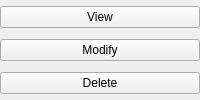
                   <widget class="QWidget" name="widget_4" native="true">
                    <property name="sizePolicy">
                     <sizepolicy hsizetype="Fixed" vsizetype="Preferred">
                      <horstretch>0</horstretch>
                      <verstretch>0</verstretch>
                     </sizepolicy>
                    </property>
                    <property name="minimumSize">
                     <size>
                      <width>110</width>
                      <height>0</height>
                     </size>
                    </property>
                    <layout class="QVBoxLayout" name="verticalLayout_9">
                     <property name="spacing">
                      <number>5</number>
                     </property>
                     <property name="leftMargin">
                      <number>0</number>
                     </property>
                     <property name="topMargin">
                      <number>0</number>
                     </property>
                     <property name="rightMargin">
                      <number>0</number>
                     </property>
                     <property name="bottomMargin">
                      <number>0</number>
                     </property>
                     <item>
                      <widget class="QPushButton" name="ViewStaff">
                       <property name="text">
                        <string>View</string>
                       </property>
                      </widget>
                     </item>
                     <item>
                      <widget class="QPushButton" name="ModifyStaff">
                       <property name="text">
                        <string>Modify</string>
                       </property>
                      </widget>
                     </item>
                     <item>
                      <widget class="QPushButton" name="DeleteStaff">
                       <property name="text">
                        <string>Delete</string>
                       </property>
                      </widget>
                     </item>
                    </layout>
                   </widget>
